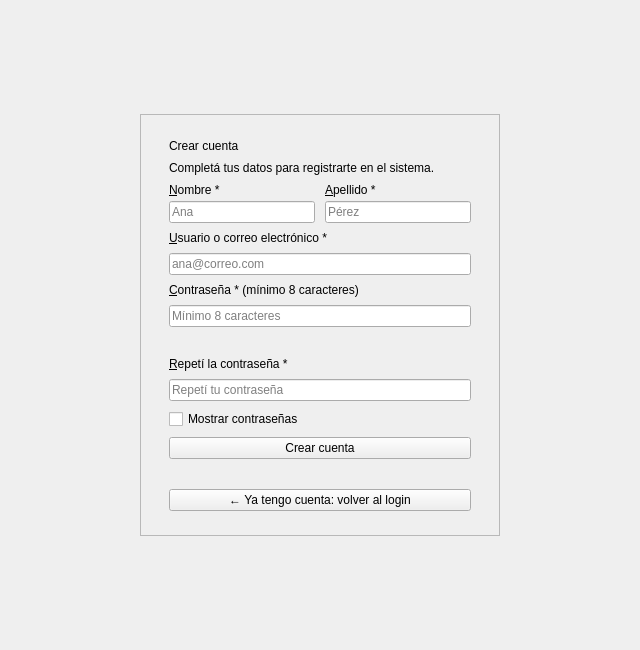
<?xml version="1.0" encoding="UTF-8"?>
<ui version="4.0">
 <class>pantalla_registro</class>
 <widget class="QWidget" name="pantalla_registro">
  <property name="geometry">
   <rect>
    <x>0</x>
    <y>0</y>
    <width>640</width>
    <height>650</height>
   </rect>
  </property>
  <property name="windowTitle">
   <string>Crear cuenta</string>
  </property>
  <layout class="QGridLayout" name="gridLayout_principal">
   <item row="0" column="1">
    <spacer name="spacer_arriba">
     <property name="orientation">
      <enum>Qt::Vertical</enum>
     </property>
     <property name="sizeHint" stdset="0">
      <size>
       <width>20</width>
       <height>30</height>
      </size>
     </property>
    </spacer>
   </item>
   <item row="1" column="0">
    <spacer name="spacer_izquierda">
     <property name="orientation">
      <enum>Qt::Horizontal</enum>
     </property>
     <property name="sizeHint" stdset="0">
      <size>
       <width>40</width>
       <height>20</height>
      </size>
     </property>
    </spacer>
   </item>
   <item row="1" column="1">
    <widget class="QFrame" name="frame_tarjeta">
     <property name="minimumSize">
      <size>
       <width>360</width>
       <height>0</height>
      </size>
     </property>
     <property name="maximumSize">
      <size>
       <width>400</width>
       <height>16777215</height>
      </size>
     </property>
     <property name="frameShape">
      <enum>QFrame::StyledPanel</enum>
     </property>
     <property name="frameShadow">
      <enum>QFrame::Raised</enum>
     </property>
     <layout class="QVBoxLayout" name="layout_tarjeta">
      <property name="spacing">
       <number>8</number>
      </property>
      <property name="leftMargin">
       <number>28</number>
      </property>
      <property name="topMargin">
       <number>24</number>
      </property>
      <property name="rightMargin">
       <number>28</number>
      </property>
      <property name="bottomMargin">
       <number>24</number>
      </property>
      <item>
       <widget class="QLabel" name="label_titulo">
        <property name="text">
         <string>Crear cuenta</string>
        </property>
       </widget>
      </item>
      <item>
       <widget class="QLabel" name="label_subtitulo">
        <property name="text">
         <string>Completá tus datos para registrarte en el sistema.</string>
        </property>
        <property name="wordWrap">
         <bool>true</bool>
        </property>
       </widget>
      </item>
      <item>
       <layout class="QHBoxLayout" name="layout_nombre_apellido">
        <property name="spacing">
         <number>10</number>
        </property>
        <item>
         <layout class="QVBoxLayout" name="layout_columna_nombre">
          <property name="spacing">
           <number>4</number>
          </property>
          <item>
           <widget class="QLabel" name="label_nombre">
            <property name="text">
             <string>&amp;Nombre *</string>
            </property>
            <property name="buddy">
             <cstring>input_nombre</cstring>
            </property>
           </widget>
          </item>
          <item>
           <widget class="QLineEdit" name="input_nombre">
            <property name="placeholderText">
             <string>Ana</string>
            </property>
           </widget>
          </item>
         </layout>
        </item>
        <item>
         <layout class="QVBoxLayout" name="layout_columna_apellido">
          <property name="spacing">
           <number>4</number>
          </property>
          <item>
           <widget class="QLabel" name="label_apellido">
            <property name="text">
             <string>&amp;Apellido *</string>
            </property>
            <property name="buddy">
             <cstring>input_apellido</cstring>
            </property>
           </widget>
          </item>
          <item>
           <widget class="QLineEdit" name="input_apellido">
            <property name="placeholderText">
             <string>Pérez</string>
            </property>
           </widget>
          </item>
         </layout>
        </item>
       </layout>
      </item>
      <item>
       <widget class="QLabel" name="label_usuario">
        <property name="text">
         <string>&amp;Usuario o correo electrónico *</string>
        </property>
        <property name="buddy">
         <cstring>input_usuario</cstring>
        </property>
       </widget>
      </item>
      <item>
       <widget class="QLineEdit" name="input_usuario">
        <property name="placeholderText">
         <string>ana@correo.com</string>
        </property>
       </widget>
      </item>
      <item>
       <widget class="QLabel" name="label_password">
        <property name="text">
         <string>&amp;Contraseña * (mínimo 8 caracteres)</string>
        </property>
        <property name="buddy">
         <cstring>input_password</cstring>
        </property>
       </widget>
      </item>
      <item>
       <widget class="QLineEdit" name="input_password">
        <property name="echoMode">
         <enum>QLineEdit::Password</enum>
        </property>
        <property name="placeholderText">
         <string>Mínimo 8 caracteres</string>
        </property>
       </widget>
      </item>
      <item>
       <widget class="QLabel" name="label_fortaleza">
        <property name="text">
         <string/>
        </property>
        <property name="wordWrap">
         <bool>true</bool>
        </property>
       </widget>
      </item>
      <item>
       <widget class="QLabel" name="label_confirmar_password">
        <property name="text">
         <string>&amp;Repetí la contraseña *</string>
        </property>
        <property name="buddy">
         <cstring>input_confirmar_password</cstring>
        </property>
       </widget>
      </item>
      <item>
       <widget class="QLineEdit" name="input_confirmar_password">
        <property name="echoMode">
         <enum>QLineEdit::Password</enum>
        </property>
        <property name="placeholderText">
         <string>Repetí tu contraseña</string>
        </property>
       </widget>
      </item>
      <item>
       <widget class="QCheckBox" name="chk_mostrar_password">
        <property name="text">
         <string>Mostrar contraseñas</string>
        </property>
       </widget>
      </item>
      <item>
       <widget class="QPushButton" name="btn_registrar">
        <property name="cursor">
         <cursorShape>PointingHandCursor</cursorShape>
        </property>
        <property name="text">
         <string>Crear cuenta</string>
        </property>
       </widget>
      </item>
      <item>
       <widget class="QLabel" name="label_mensaje">
        <property name="text">
         <string/>
        </property>
        <property name="wordWrap">
         <bool>true</bool>
        </property>
       </widget>
      </item>
      <item>
       <widget class="QPushButton" name="btn_volver_login">
        <property name="cursor">
         <cursorShape>PointingHandCursor</cursorShape>
        </property>
        <property name="text">
         <string>← Ya tengo cuenta: volver al login</string>
        </property>
       </widget>
      </item>
     </layout>
    </widget>
   </item>
   <item row="1" column="2">
    <spacer name="spacer_derecha">
     <property name="orientation">
      <enum>Qt::Horizontal</enum>
     </property>
     <property name="sizeHint" stdset="0">
      <size>
       <width>40</width>
       <height>20</height>
      </size>
     </property>
    </spacer>
   </item>
   <item row="2" column="1">
    <spacer name="spacer_abajo">
     <property name="orientation">
      <enum>Qt::Vertical</enum>
     </property>
     <property name="sizeHint" stdset="0">
      <size>
       <width>20</width>
       <height>30</height>
      </size>
     </property>
    </spacer>
   </item>
  </layout>
 </widget>
 <tabstops>
  <tabstop>input_nombre</tabstop>
  <tabstop>input_apellido</tabstop>
  <tabstop>input_usuario</tabstop>
  <tabstop>input_password</tabstop>
  <tabstop>input_confirmar_password</tabstop>
  <tabstop>chk_mostrar_password</tabstop>
  <tabstop>btn_registrar</tabstop>
  <tabstop>btn_volver_login</tabstop>
 </tabstops>
 <resources/>
 <connections/>
</ui>
